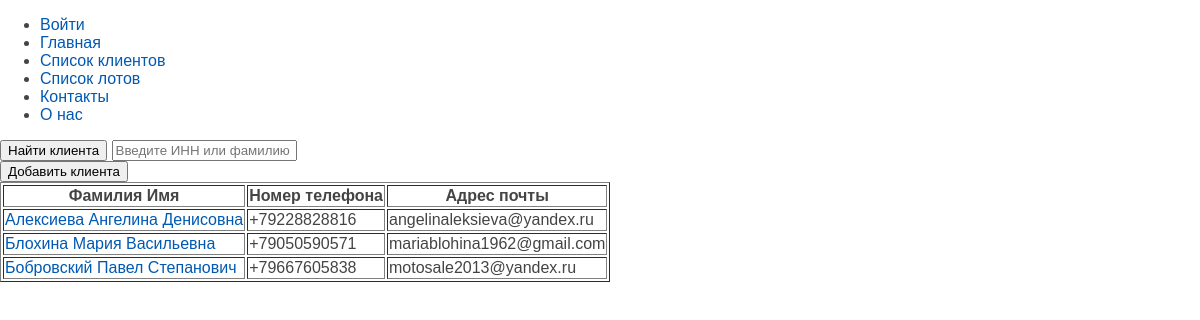
The page /clients_list/ on the database as committed earlier.
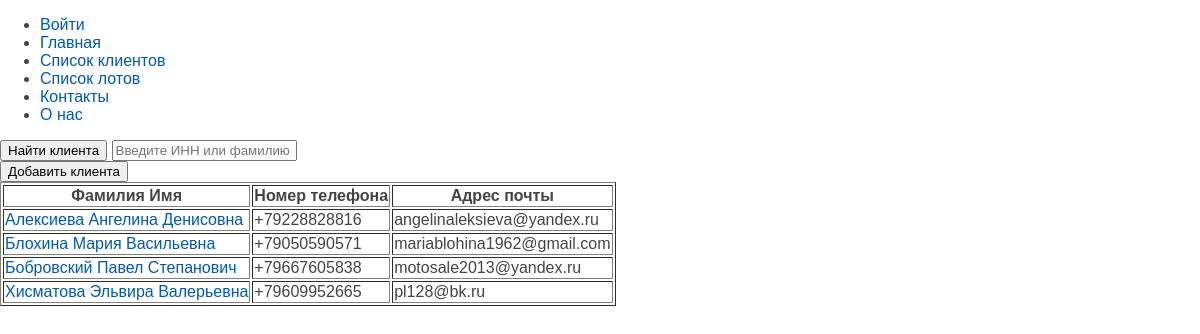
The same page on the database as committed later.
### clients/models.py (models this page shows, shortened)
class Client(models.Model):
    city = models.CharField(max_length=30, verbose_name="город")
    surname = models.CharField(
        max_length=30, verbose_name="фамилия", help_text="введите фамилию"
    )
    name = models.CharField(max_length=30, verbose_name="имя", help_text="введите имя")
    pl_birth = models.CharField(
        max_length=30, verbose_name="место рождения", help_text="введите место рождения"
    )
    birth_date = models.DateField(
        verbose_name="дата рождения", help_text="введите дату рождения"
    )
    patronymic = models.CharField(
        max_length=30, verbose_name="отчество", help_text="введите отчество"
    )
    pasp_ser = models.CharField(
        max_length=4, verbose_name="серия", help_text="введите серию паспрта"
    )
    pasp_num = models.CharField(
        max_length=6, verbose_name="номер", help_text="введите номер паспрта"
    )
    pas_home = models.CharField(
        max_length=100, verbose_name="место выдачи", help_text="введите место выдачи"
    )
    pas_date = models.DateField(
        verbose_name="дата выдачи", help_text="введите дату выдачи"
    )
    pas_code = models.CharField(
        max_length=7,
        verbose_name="код пдразделения",
        help_text="введите код пдразделения",
    )
    rigister = models.CharField(
        max_length=100, verbose_name="прописка", help_text="введите прописку"
    )
    PERSON_STATUS = [
        ('individual', 'Физлицо'),
        ('indiv_entrepr', 'ИП'),
    ]
    pers_status = models.CharField(max_length=15, choices=PERSON_STATUS, verbose_name="Статус физлица", blank=True, default='individual')
    post_index = models.CharField(
        max_length=6, verbose_name="индекс", help_text="введите индекс"
    )
    cl_inn = models.CharField(
        max_length=15, verbose_name="ИНН", help_text="введите ИНН", unique=True
    )
    cl_snils = models.CharField(
        max_length=15, verbose_name="СНИЛС", help_text="введите СНИЛС", blank=True
    )
    cl_email = models.EmailField(verbose_name="почта", help_text="введите почту")
    cl_phone = PhoneNumberField(
        null=False,
        blank=False,
        unique=True,
        verbose_name="номер",
        help_text="введите номер",
    )
    discription = models.TextField(verbose_name="заметка", null=True, blank=True)
    def full_name(self):
        return f"{self.surname} {self.name} {self.patronymic}".strip()
    class Meta:
        verbose_name = "список клиентов"
        verbose_name_plural = "список клиентов"
        ordering = ["surname", "name"]

### clients/views.py (the view)
# urls.py: path("clients_list/", clients_list, name="clients_list"),
def clients_list(request):
    clients = Client.objects.all()
    context = {'clients':clients,'title':"главная страница"}
    return render(request, "clients/client_list.html", context=context)

### clients/context_processors.py (called while the page is built)
def menu_context(request):
    menu = [
        {"title": "Войти", "url_name": "login"},
        {"title": "Главная", "url_name": "home"},
        {"title": "Список клиентов", "url_name": "clients_list"},
        {"title": "Список лотов", "url_name": "lot_list"},
        {"title": "Контакты", "url_name": "contact"},
        {"title": "О нас", "url_name": "about"},
    ]
    return {"menu": menu}

### templates/clients/client_list.html (shortened to what this page needs)
{% extends "base.html" %}
{% block content %}
<form action="{% url 'find_client' %}" method="GET">
    <button type="submit">Найти клиента</button>
    <input type="text" name="query" placeholder="Введите ИНН или фамилию">
</form>
<a href="{% url 'add_client' %}"><button>Добавить клиента</button></a>
<table border="1">
    <thead>
        <tr>
            <th>Фамилия Имя</th>
            <th>Номер телефона</th>
            <th>Адрес почты</th>
        </tr>
    </thead>
    <tbody>
        {% for c in clients %}
        <tr>
            <td><a href="{% url 'show_client' c.cl_inn %}">{{ c.full_name }}</a></td>
            <td>{{ c.cl_phone }}</td>
            <td>{{ c.cl_email }}</td>
        </tr>
        {% endfor %}
    </tbody>
</table>
{% endblock %}

### templates/base.html (shortened to what this page needs)
{% load static %}
<!DOCTYPE html>
<html>
<head>
    <link type="text/css" href="{% static 'clients/css/styles.css' %}" rel="stylesheet" />
</head>
<body>
    {% block mainmenu %}
    <ul>
        {% for m in menu %}
        <li><a href="{% url m.url_name %}">{{m.title}}</a></li>
        {% endfor %}
    </ul>
    {% endblock mainmenu %}
    {% block content %}
    {% endblock %}
</body>
</html>

### clients/static/clients/css/styles.css (style rules this page uses)
html, body { font-family: 'Arial'; margin: 0; padding: 0; height: 100%; width: 100%; color: #444; }
a { color: #0059b2; text-decoration: none; }

Rows that differ between the two databases and show on the page:
added Client: full_name "Хисматова Эльвира Валерьевна", cl_phone "+79609952665", cl_email "pl128@bk.ru"
